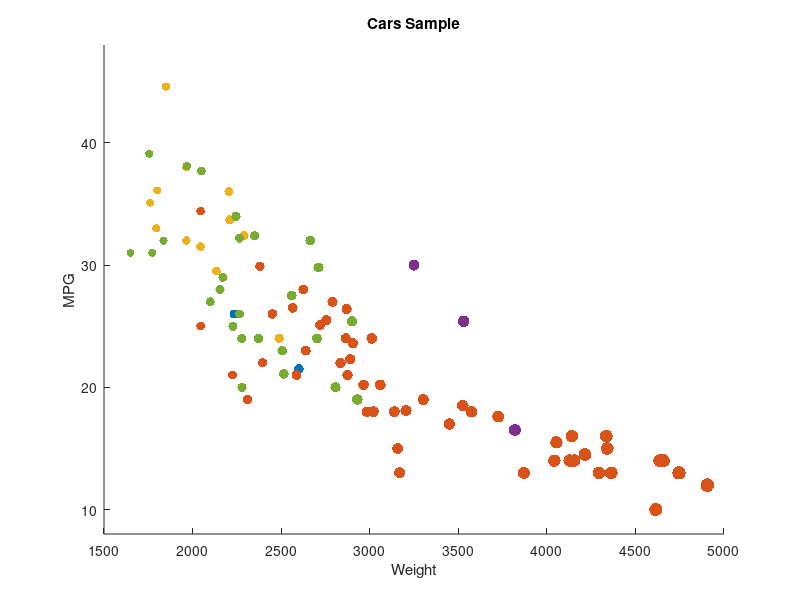

MATLAB code for this plot: (Note: this script raises an error after producing the figure.)
bmw = csvread('cars/bmw.csv');
ford = csvread('cars/ford.csv');
merc = csvread('cars/mercedes.csv');
honda = csvread('cars/honda.csv');
toyota = csvread('cars/toyota.csv');
[a1,b1] = size(ford);
[a2,b2] = size(merc);
[a3,b3] = size(honda);
[a4,b4] = size(toyota);
bsz = bmw(:,1)/50;
fsz = ford(:,1)/50;
msz = merc(:,1)/50;
hsz = honda(:,1)/50;
tsz = toyota(:,1)/50;

hold all
s1=scatter(bmw(:,1),bmw(:,2),bsz,'filled')
s2=scatter(ford(:,1),ford(:,2),fsz,'filled')
s3=scatter(honda(:,1),honda(:,2),hsz,'filled')
s4=scatter(merc(:,1),merc(:,2),msz,'filled')
s5=scatter(toyota(:,1),toyota(:,2),tsz,'filled')
title('Cars Sample')
axis([1500,5000,8,48])
xlabel('Weight')
ylabel('MPG') 
alpha(s1,.5)
alpha(s2,.5)
alpha(s3,.5)
alpha(s4,.5)
alpha(s5,.5)

legend('show')
legend('bmw','ford','honda','mercedes','toyota')